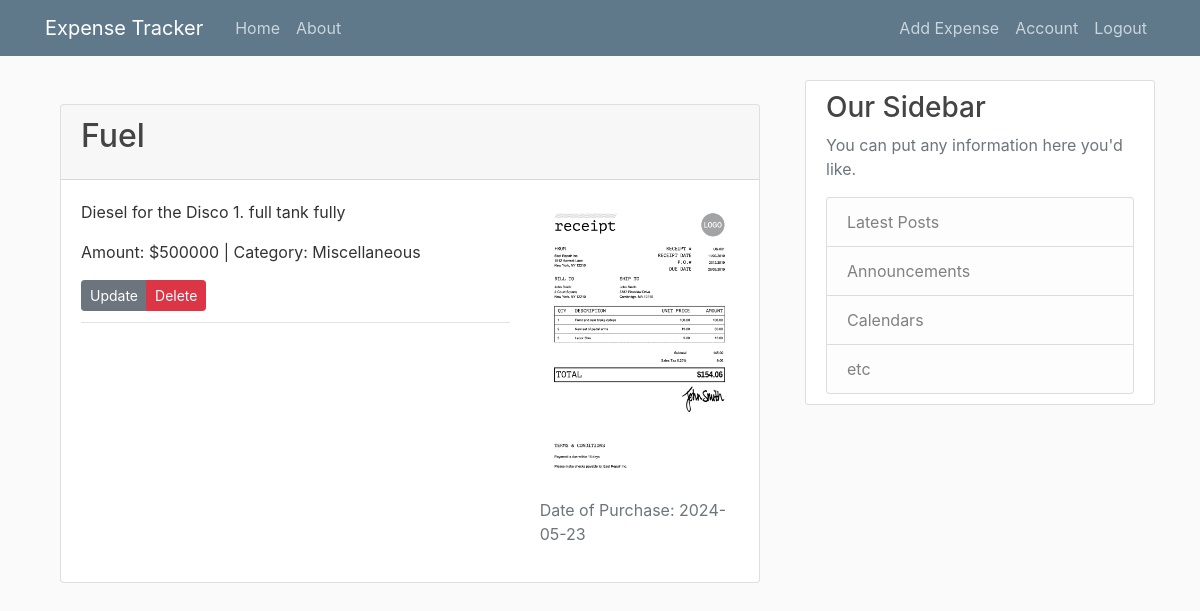
/expenses/3 (signed in), run on an earlier commit of the app's database.
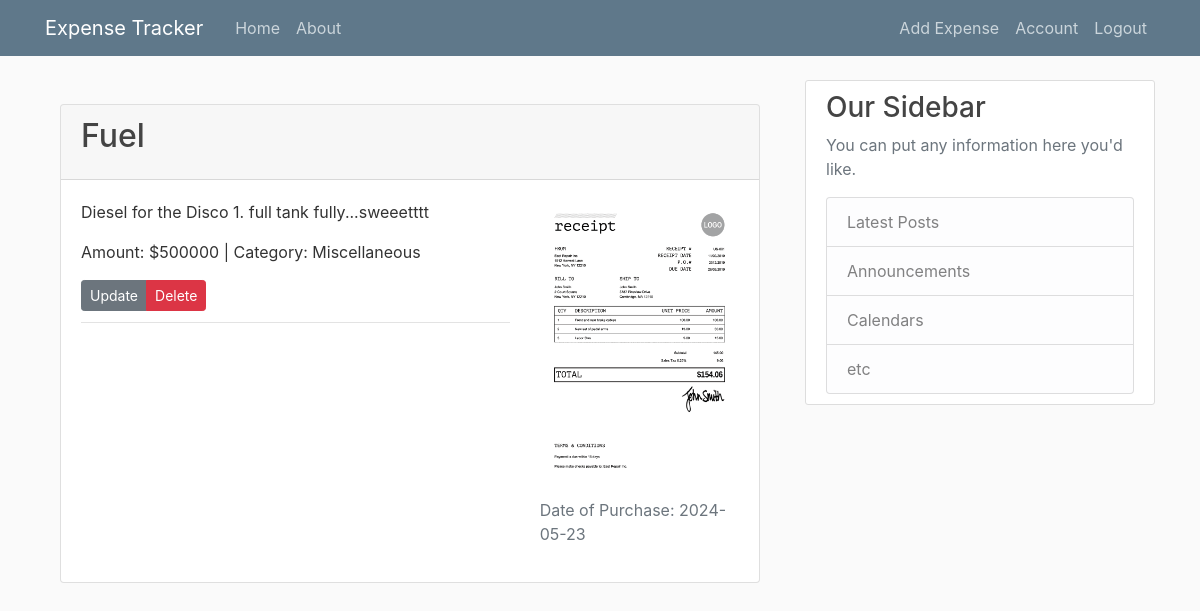
And on a later commit of the database.
### expense_app/models.py (models this page shows, shortened)
class Expenses(db.Model):
    id = db.Column(db.Integer, primary_key=True)
    title = db.Column(db.String(100), nullable=False)
    amount = db.Column(db.Integer, nullable=False)
    category = db.Column(db.String(50), nullable=False)
    date_of_purchase = db.Column(db.DateTime, nullable=False,
                                 default=datetime.utcnow)
    description = db.Column(db.Text)
    receipt_image = db.Column(db.String(20), nullable=False,
                           default='default_receipt.png')
    user_id = db.Column(db.Integer, db.ForeignKey('user.id'), nullable=False)

### expense_app/routes.py (the view)
@app.route("/expenses/<int:expense_id>")
@login_required  # Ensures only logged-in users can access this route
def expenses(expense_id):
    expense = Expenses.query.get_or_404(expense_id)
    if expense.author != current_user:
        abort(403)
    return render_template('expense.html', title=expense.title, expense=expense)

### expense_app/models.py (called while the page is built)
@login_manager.user_loader
def load_user(user_id):
    return User.query.get(int(user_id))

### expense_app/templates/expense.html (shortened to what this page needs)
{% extends "layout.html" %}
{% block content %}
<div class="container mt-4">
    <div class="card">
        <div class="card-header">
            <h2 class="card-title">{{ expense.title }}</h2>
        </div>
        <div class="card-body">
            <div class="row">
                <div class="col-md-8">
                    <div class="mb-3">
                        <p>{{ expense.description }}</p>
                    </div>
                    <div class="article-metadata">
                        <p>Amount: ${{ expense.amount }} | Category: {{ expense.category }}</p>
                        {% if expense.author == current_user %}
                            <div class="btn-group" role="group" style="margin-bottom: 10px;">
                                <a class="btn btn-sm btn-secondary" href="{{ url_for('edit_expense', expense_id=expense.id) }}">Update</a>
                                <button type="button" class="btn btn-sm btn-danger" data-toggle="modal" data-target="#deleteModal">Delete</button>
                            </div>
                        {% endif %}
                    </div>
                </div>
                <div class="col-md-4">
                    {% if expense.receipt_image %}
                    <div class="mb-3">
                        <img src="{{ url_for('static', filename=expense.receipt_image) }}" alt="Receipt Image" class="img-fluid">
                    </div>
                    {% endif %}
                    <p class="text-muted" style="margin-top: 10px;">Date of Purchase: {{ expense.date_of_purchase.strftime('%Y-%m-%d') }}</p>
                </div>
            </div>
        </div>
    </div>
</div>
{% endblock %}

What changed in the data, as far as the page shows it:
changed Expenses "Fuel": description "Diesel for the Disco 1. full tank fully" → "Diesel for the Disco 1. full tank fully...sweeetttt"
